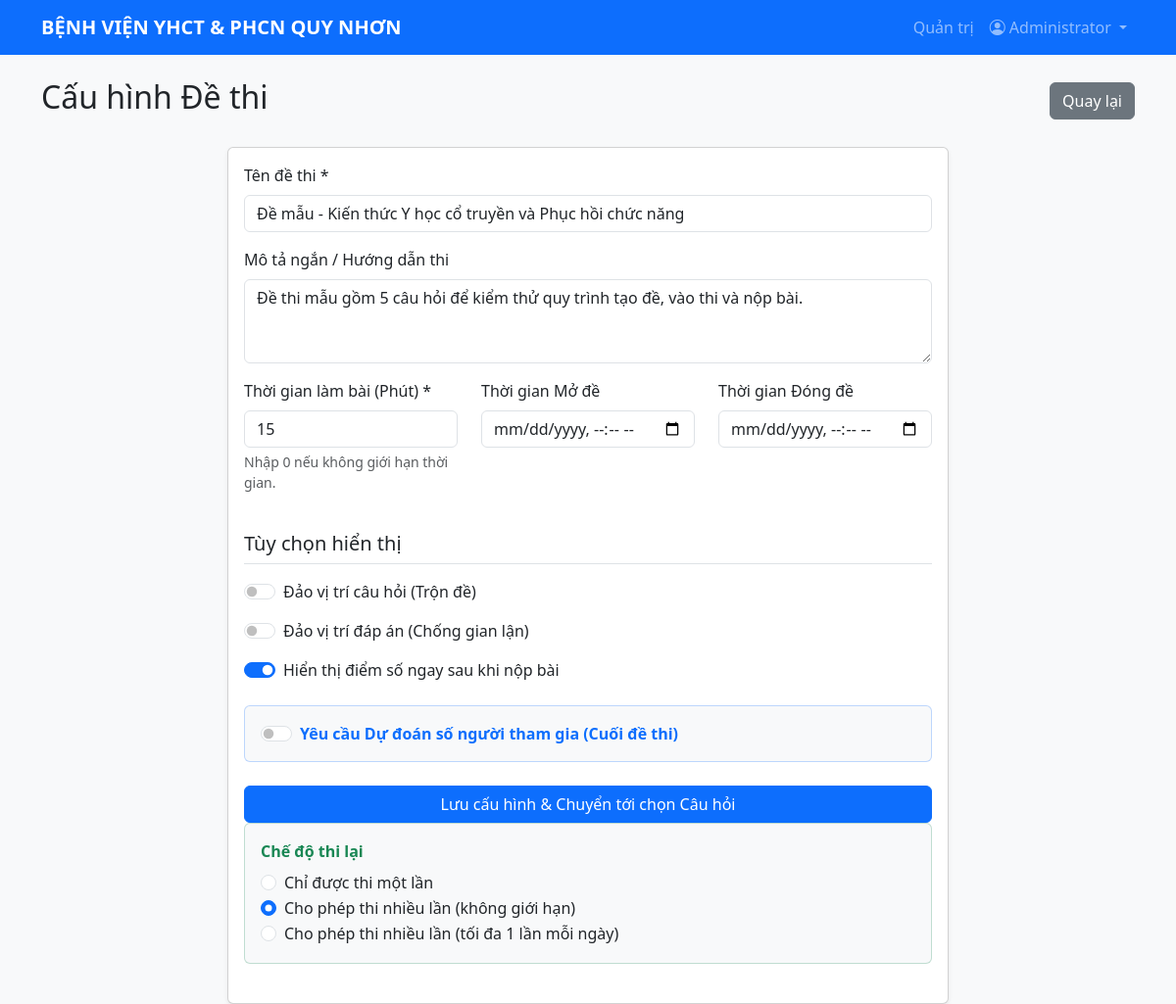
/admin/exam_edit.php?id=1 (signed in), run on the app's committed database.
### tables this page shows
CREATE TABLE site_settings (
    setting_key VARCHAR(100) PRIMARY KEY,
    setting_value VARCHAR(255) NOT NULL,
    updated_at TIMESTAMP NOT NULL DEFAULT CURRENT_TIMESTAMP ON UPDATE CURRENT_TIMESTAMP
);

CREATE TABLE exams (
    id INT UNSIGNED AUTO_INCREMENT PRIMARY KEY,
    title VARCHAR(255) NOT NULL,
    description TEXT NULL,
    start_time DATETIME NULL,
    end_time DATETIME NULL,
    duration_minutes INT UNSIGNED NOT NULL DEFAULT 60,
    shuffle_questions TINYINT(1) NOT NULL DEFAULT 1,
    shuffle_answers TINYINT(1) NOT NULL DEFAULT 1,
    show_results TINYINT(1) NOT NULL DEFAULT 1,
    enable_prediction TINYINT(1) NOT NULL DEFAULT 0,
    attempt_mode TINYINT UNSIGNED NOT NULL DEFAULT 0 COMMENT '0: một lần, 1: nhiều lần, 2: tối đa một lần mỗi ngày',
    created_at TIMESTAMP NOT NULL DEFAULT CURRENT_TIMESTAMP,
    updated_at TIMESTAMP NOT NULL DEFAULT CURRENT_TIMESTAMP ON UPDATE CURRENT_TIMESTAMP,
    KEY idx_exams_schedule (start_time, end_time)
);

### includes/functions.php (called while the page is built, shortened)
<?php
function h($str) {
    return htmlspecialchars($str ?? '', ENT_QUOTES, 'UTF-8');
}
function getSiteSetting($pdo, $key, $default = '') {
    static $settings = [];
    if (!array_key_exists($key, $settings)) {
        $stmt = $pdo->prepare("SELECT setting_value FROM site_settings WHERE setting_key = ?");
        $stmt->execute([$key]);
        $value = $stmt->fetchColumn();
        $settings[$key] = $value === false ? $default : $value;
    }
    return $settings[$key];
}
function isLoggedIn() {
    return isset($_SESSION['user_id']);
}
function isAdmin() {
    return isset($_SESSION['role']) && $_SESSION['role'] === 'admin';
}
?>

### admin/exam_edit.php (the view, shortened to what this page needs)
<?php
require_once __DIR__ . '/../config/database.php';
require_once __DIR__ . '/../includes/functions.php';
$id = $_GET['id'] ?? null;
$exam = null;
if ($id) {
    $stmt = $pdo->prepare("SELECT * FROM exams WHERE id = ?");
    $stmt->execute([$id]);
    $exam = $stmt->fetch();
}
$attempt_mode = (int)($exam['attempt_mode'] ?? 0);
require_once __DIR__ . '/../includes/header.php';
?>
<div class="d-flex justify-content-between align-items-center mb-4">
    <h2><?= $id ? 'Cấu hình Đề thi' : 'Tạo Đề thi mới' ?></h2>
    <a href="exams.php" class="btn btn-secondary">Quay lại</a>
</div>
<div class="row">
    <div class="col-md-8 offset-md-2">
        <div class="card shadow-sm">
            <div class="card-body">
                <form method="POST">
                    <div class="mb-3">
                        <label class="form-label">Tên đề thi *</label>
                        <input type="text" name="title" class="form-control" value="<?= h($exam['title'] ?? '') ?>" required>
                    </div>
                    <div class="mb-3">
                        <label class="form-label">Mô tả ngắn / Hướng dẫn thi</label>
                        <textarea name="description" class="form-control" rows="3"><?= h($exam['description'] ?? '') ?></textarea>
                    </div>
                    <div class="row">
                        <div class="col-md-4 mb-3">
                            <label class="form-label">Thời gian làm bài (Phút) *</label>
                            <input type="number" name="duration_minutes" class="form-control" min="0" value="<?= $exam['duration_minutes'] ?? 60 ?>" required>
                            <div class="form-text">Nhập 0 nếu không giới hạn thời gian.</div>
                        </div>
                        <div class="col-md-4 mb-3">
                            <label class="form-label">Thời gian Mở đề</label>
                            <input type="datetime-local" name="start_time" class="form-control" value="<?= $exam['start_time'] ?? '' ?>">
                        </div>
                        <div class="col-md-4 mb-3">
                            <label class="form-label">Thời gian Đóng đề</label>
                            <input type="datetime-local" name="end_time" class="form-control" value="<?= $exam['end_time'] ?? '' ?>">
                        </div>
                    </div>
                    <h5 class="mt-4 mb-3 border-bottom pb-2">Tùy chọn hiển thị</h5>
                    <div class="form-check form-switch mb-3">
                        <input class="form-check-input" type="checkbox" id="shuffle_questions" name="shuffle_questions" <?= ($exam['shuffle_questions'] ?? 1) ? 'checked' : '' ?>>
                        <label class="form-check-label" for="shuffle_questions">Đảo vị trí câu hỏi (Trộn đề)</label>
                    </div>
                    <div class="form-check form-switch mb-3">
                        <input class="form-check-input" type="checkbox" id="shuffle_answers" name="shuffle_answers" <?= ($exam['shuffle_answers'] ?? 1) ? 'checked' : '' ?>>
                        <label class="form-check-label" for="shuffle_answers">Đảo vị trí đáp án (Chống gian lận)</label>
                    </div>
                    <div class="form-check form-switch mb-4">
                        <input class="form-check-input" type="checkbox" id="show_results" name="show_results" <?= ($exam['show_results'] ?? 1) ? 'checked' : '' ?>>
                        <label class="form-check-label" for="show_results">Hiển thị điểm số ngay sau khi nộp bài</label>
                    </div>
                    <div class="form-check form-switch mb-4 p-3 bg-light rounded border border-primary border-opacity-25">
                        <input class="form-check-input ms-0 me-2" type="checkbox" id="enable_prediction" name="enable_prediction" <?= ($exam['enable_prediction'] ?? 0) ? 'checked' : '' ?>>
                        <label class="form-check-label fw-bold text-primary" for="enable_prediction">Yêu cầu Dự đoán số người tham gia (Cuối đề thi)</label>
                    </div>
                    <button type="submit" class="btn btn-primary w-100">Lưu cấu hình & Chuyển tới chọn Câu hỏi</button>
                    <div class="mb-4 p-3 bg-light rounded border border-success border-opacity-25">
                        <div class="fw-bold text-success mb-2">Chế độ thi lại</div>
                        <div class="form-check"><input class="form-check-input" type="radio" name="attempt_mode" value="0" <?= $attempt_mode === 0 ? 'checked' : '' ?>> <label class="form-check-label">Chỉ được thi một lần</label></div>
                        <div class="form-check"><input class="form-check-input" type="radio" name="attempt_mode" value="1" <?= $attempt_mode === 1 ? 'checked' : '' ?>> <label class="form-check-label">Cho phép thi nhiều lần (không giới hạn)</label></div>
                        <div class="form-check"><input class="form-check-input" type="radio" name="attempt_mode" value="2" <?= $attempt_mode === 2 ? 'checked' : '' ?>> <label class="form-check-label">Cho phép thi nhiều lần (tối đa 1 lần mỗi ngày)</label></div>
                    </div>
                </form>
            </div>
        </div>
    </div>
</div>
<?php require_once __DIR__ . '/../includes/footer.php'; ?>

### includes/header.php (shortened to what this page needs)
<?php
require_once __DIR__ . '/../config/database.php';
require_once __DIR__ . '/functions.php';
$contestName = getSiteSetting($pdo, 'contest_name', 'BỆNH VIỆN YHCT & PHCN QUY NHƠN');
?>
<!DOCTYPE html>
<html lang="vi">
<head>
    <link href="https://cdn.jsdelivr.net/npm/bootstrap@5.3.0/dist/css/bootstrap.min.css" rel="stylesheet">
    <link rel="stylesheet" href="https://cdn.jsdelivr.net/npm/bootstrap-icons@1.10.5/font/bootstrap-icons.css">
</head>
<body>
<nav class="navbar navbar-expand-lg navbar-dark bg-primary mb-4">
  <div class="container">
    <a class="navbar-brand" href="/index.php"><?= h($contestName) ?></a>
    <div class="collapse navbar-collapse" id="navbarNav">
      <ul class="navbar-nav">
        <?php if (isLoggedIn()): ?>
        <?php if (isAdmin()): ?>
        <li class="nav-item">
          <a class="nav-link" href="/admin/index.php">Quản trị</a>
        </li>
        <?php endif; ?>
        <li class="nav-item dropdown">
          <a class="nav-link dropdown-toggle" href="#" id="navbarDropdown" role="button" data-bs-toggle="dropdown">
            <i class="bi bi-person-circle"></i> <?= h($_SESSION['fullname'] ?? '') ?>
          </a>
        </li>
        <?php endif; ?>
      </ul>
    </div>
  </div>
</nav>
<div class="container">

### includes/header.php (style rules this page uses)
body { background-color: #f8f9fa; }
.navbar-brand { white-space: normal; line-height: 1.2; font-weight: 600; }

### data on the page
site_settings: setting_value "BỆNH VIỆN YHCT & PHCN QUY NHƠN"
exams: title "Đề mẫu - Kiến thức Y học cổ truyền và Phục hồi chức năng", description "Đề thi mẫu gồm 5 câu hỏi để kiểm thử quy trình tạo đề, vào thi và nộp bài.", duration_minutes "15", show_results "☑", attempt_mode "☑"

### other printed values
$_SESSION['fullname'] "Administrator"
